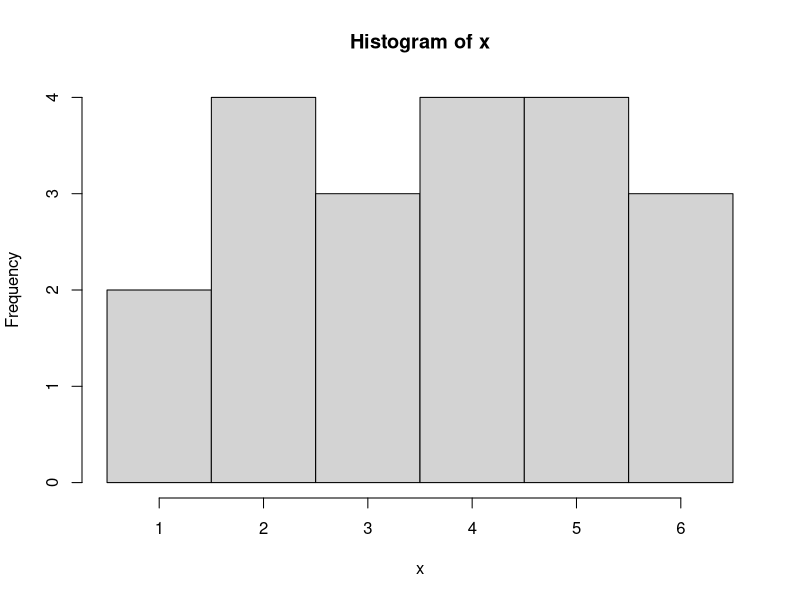
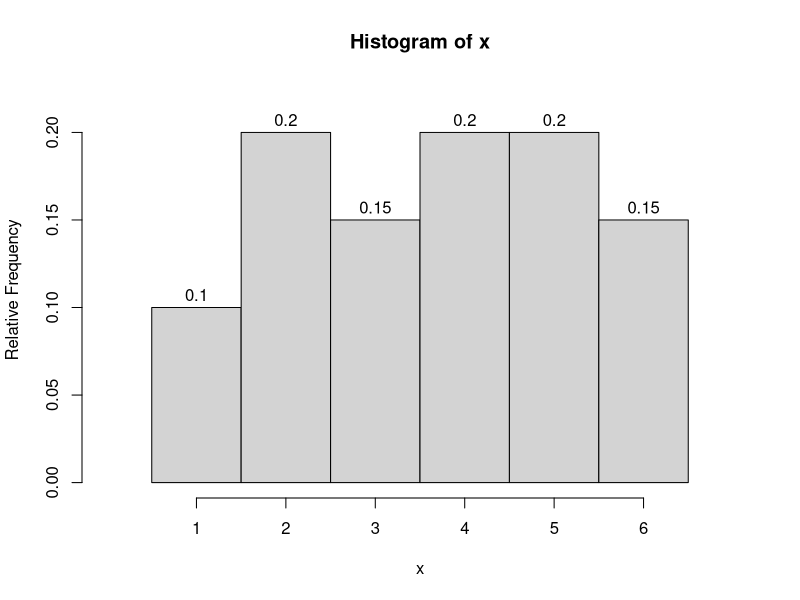
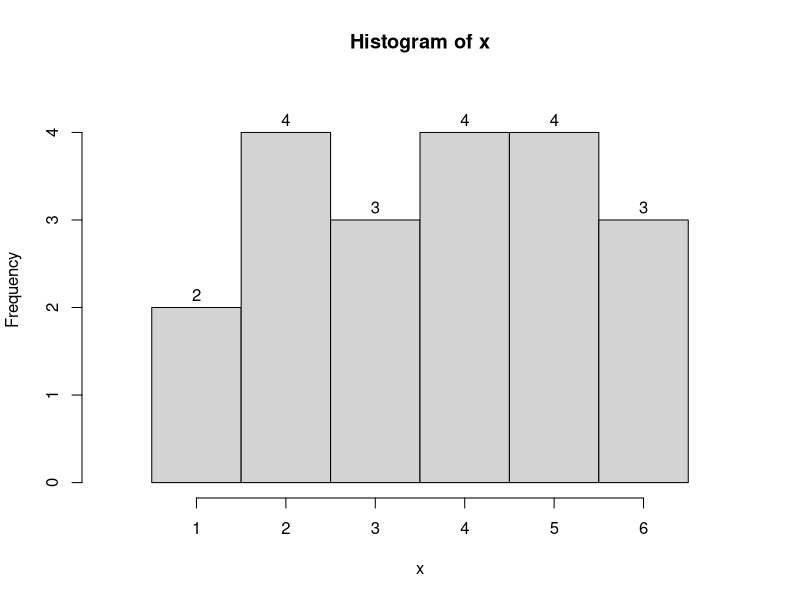

The R source for these figures, in order:
## ---- chunk 1
n = sample(c(20,50,100,200,500,1000),1)
i = 1:n
type = sample(1:2,1)
ns = c(6,8)[type]
x = sample(1:ns,n,T)
brks = 1:(ns+1)-0.5
myhist = hist(x,breaks=brks)
counts = myhist$counts
strdie = c("six","eight")[type]

b1 = sample(brks[3:(length(brks)-1)],1)
n1 = sum(x<b1)
b2 = sample(brks[2:(length(brks)-2)],1)
n2 = sum(x>b2)
b3 = sort(sample(brks[2:(length(brks)-1)],2))
c3 = mean(b3)
r3 = (b3[2]-b3[1])/2
n3 = sum(abs(x-c3)<r3)
b4 = sort(sample(brks[2:(length(brks)-1)],2))
c4 = mean(b4)
r4 = (b4[2]-b4[1])/2
n4 = sum(abs(x-c4)>r4)

b5 = sample(brks[3:(length(brks)-1)],1)
n5 = sum(x<b5)
b6 = sample(brks[2:(length(brks)-2)],1)
n6 = sum(x>b6)
b7 = sort(sample(brks[2:(length(brks)-1)],2))
c7 = mean(b7)
r7 = (b7[2]-b7[1])/2
if(r7==round(r7)){
  wrd7 = "integer"
} else {
  wrd7 = "half-integer"
}
n7 = sum(abs(x-c7)<r7)
b8 = sort(sample(brks[2:(length(brks)-1)],2))
c8 = mean(b8)
r8 = (b8[2]-b8[1])/2
if(r8==round(r8)){
  wrd8 = "integer"
} else {
  wrd8 = "half-integer"
}
n8 = sum(abs(x-c8)>r8)
p1 = n1/n
p2 = n2/n
p3=n3/n
p4=n4/n
p5=n5/n
p6=n6/n
p7=n7/n
p8=n8/n
## ---- chunk 2
ylim = max(counts/n)*1.1
hist(x,breaks=brks,labels = TRUE,ylim=c(0,ylim),xlim=c(0,ns+1),freq=F,ylab="Relative Frequency",xaxt='n')
axis(1,1:ns)
## ---- chunk 3
ylim = max(counts)*1.1
hist(x,breaks=brks,labels = TRUE,ylim=c(0,ylim),xlim=c(0,ns+1),xaxt='n')
axis(1,1:ns)
